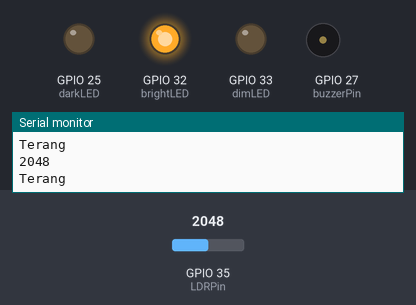
Bench run of a sketch on a simulated ESP32. Shown: output pins drawn as LEDs (lit = HIGH), buzzer (waves = sounding, pin HIGH), the last lines printed to the serial monitor. Inputs (shaded band) come from the test bench; at power-on: GPIO 35 (LDRPin) = 2048.

Above: at 1.2 s.
1.3 s: GPIO 35 (LDRPin) set to 1066
4.3 s: GPIO 35 (LDRPin) set to 964
At 4.7 s:
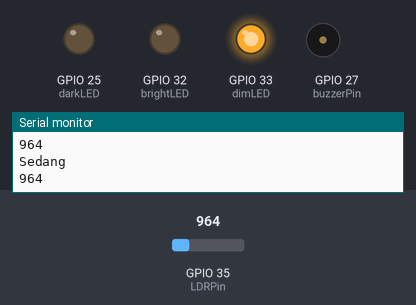
5.8 s: GPIO 35 (LDRPin) set to 531
7.3 s: GPIO 35 (LDRPin) set to 464
At 8.2 s:
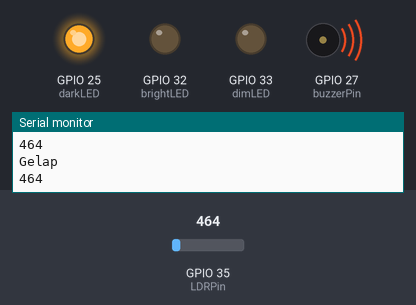
8.8 s: GPIO 35 (LDRPin) set to 540
At 9.4 s:
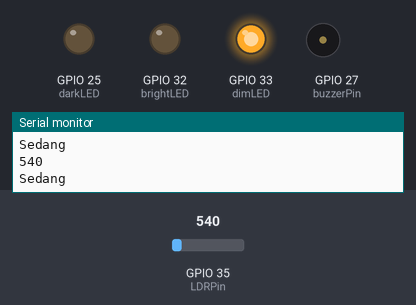
10.3 s: GPIO 35 (LDRPin) set to 491
At 11.8 s:
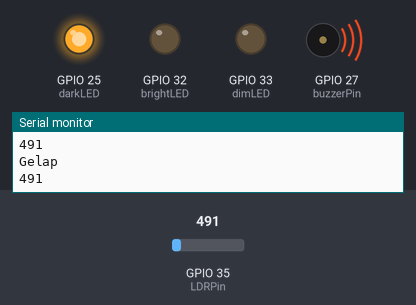
Timing chart, 0 to 12.8 s (numbered marks = the images above; inputs shaded):
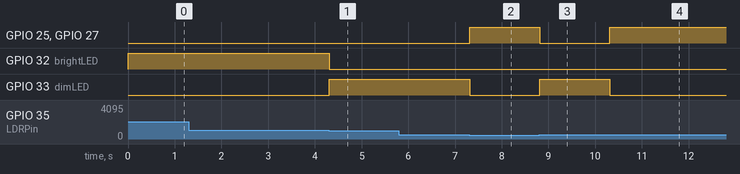

The sketch:

fix.ino
```cpp
#include <Arduino.h>

const int LDRPin = 35;
const int darkLED = 25;
const int dimLED = 33;
const int brightLED = 32;
const int buzzerPin = 27;

void setup() {
  pinMode(darkLED, OUTPUT);
  pinMode(dimLED, OUTPUT);
  pinMode(brightLED, OUTPUT);
  pinMode(buzzerPin, OUTPUT);
  Serial.begin(9600);
}

void loop() {
  int sensorValue = analogRead(LDRPin);
  Serial.println(sensorValue);

  if (sensorValue < 500) {
    // Cahaya gelap
    digitalWrite(darkLED, HIGH);
    digitalWrite(dimLED, LOW);
    digitalWrite(brightLED, LOW);
    digitalWrite(buzzerPin, HIGH);
    Serial.println("Gelap");
  } else if (sensorValue >= 500 && sensorValue < 1000) {
    // Cahaya redup
    digitalWrite(darkLED, LOW);
    digitalWrite(dimLED, HIGH);
    digitalWrite(brightLED, LOW);
    digitalWrite(buzzerPin, LOW);
    Serial.println("Sedang");
  } else {
    // Cahaya terang
    digitalWrite(darkLED, LOW);
    digitalWrite(dimLED, LOW);
    digitalWrite(brightLED, HIGH);
    digitalWrite(buzzerPin, LOW);
    Serial.println("Terang");
  }
}
```

Measured:
- the behaviour switches between 1000 and 999 on GPIO 35 (LDRPin) (found by bisection; images 0 and 1)
- the behaviour switches between 500 and 499 on GPIO 35 (LDRPin) (found by bisection; images 1 and 2)
- after the input at 4.3 s, GPIO 32 (brightLED): HIGH → LOW at once; GPIO 33 (dimLED): LOW → HIGH at once
- after the input at 7.3 s, GPIO 25 (darkLED), GPIO 27 (buzzerPin): LOW → HIGH at once; GPIO 33 (dimLED): HIGH → LOW at once
- after the input at 8.8 s, GPIO 25 (darkLED), GPIO 27 (buzzerPin): HIGH → LOW at once; GPIO 33 (dimLED): LOW → HIGH at once
- after the input at 10.3 s, GPIO 25 (darkLED), GPIO 27 (buzzerPin): LOW → HIGH at once; GPIO 33 (dimLED): HIGH → LOW at once
